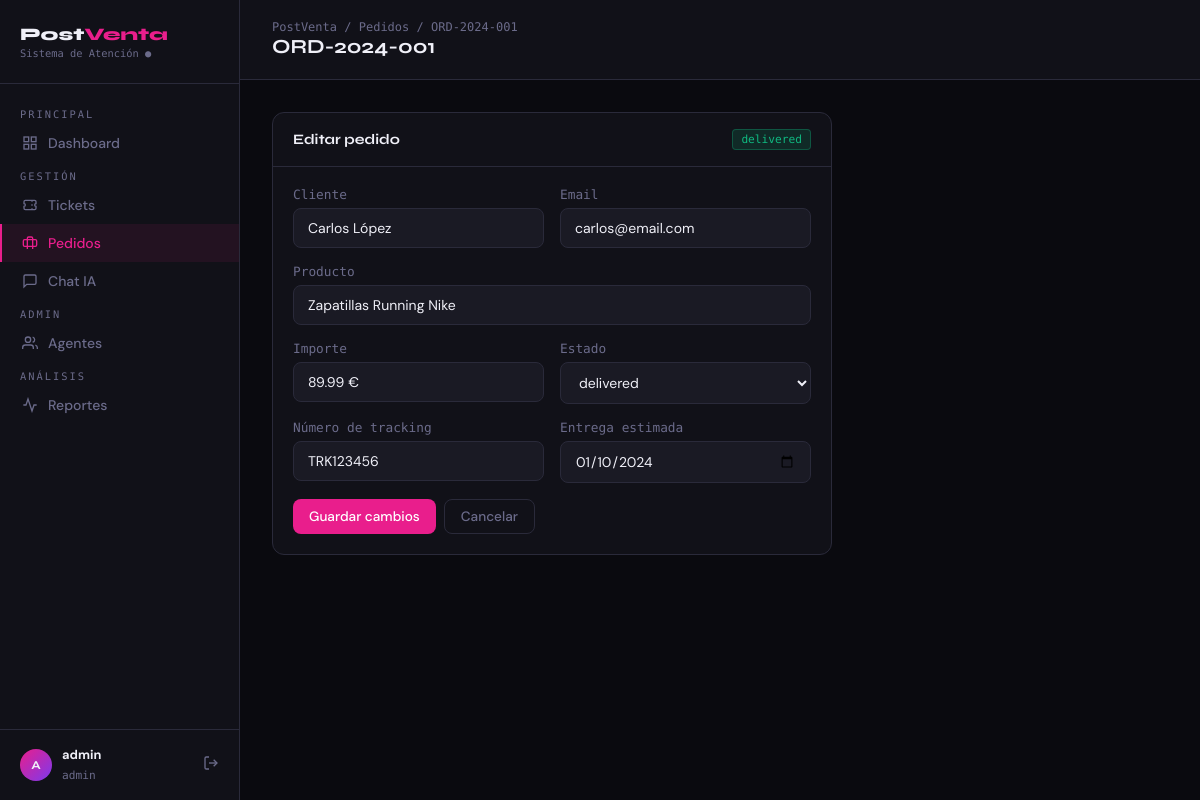
The app's page /orders/1 (signed in) with its own data.
### tables this page shows
CREATE TABLE orders (
        id INTEGER PRIMARY KEY AUTOINCREMENT,
        order_number TEXT UNIQUE NOT NULL,
        customer_name TEXT NOT NULL,
        customer_email TEXT NOT NULL,
        product TEXT NOT NULL,
        amount REAL NOT NULL,
        status TEXT DEFAULT 'processing',
        tracking_number TEXT,
        estimated_delivery TEXT,
        created_at TIMESTAMP DEFAULT CURRENT_TIMESTAMP,
        updated_at TIMESTAMP DEFAULT CURRENT_TIMESTAMP
    );

### app.py (the view)
@app.route('/orders/<int:oid>', methods=['GET','POST'])
@login_required
def order_detail(oid):
    conn = get_db()
    order = conn.execute("SELECT * FROM orders WHERE id=?", (oid,)).fetchone()
    if request.method == 'POST':
        conn.execute("UPDATE orders SET status=?,tracking_number=?,estimated_delivery=?,updated_at=CURRENT_TIMESTAMP WHERE id=?",
                     (request.form['status'], request.form.get('tracking_number',''),
                      request.form.get('estimated_delivery',''), oid))
        conn.commit()
        return redirect(url_for('orders'))
    conn.close()
    return render_template('order_detail.html', order=order)

### app.py (called while the page is built)
def get_db():
    conn = sqlite3.connect(DB)
    conn.row_factory = sqlite3.Row
    return conn

def login_required(f):
    from functools import wraps
    @wraps(f)
    def decorated(*args, **kwargs):
        if 'user_id' not in session:
            return redirect(url_for('login'))
        return f(*args, **kwargs)
    return decorated

### templates/order_detail.html (shortened to what this page needs)
{% extends "base.html" %}
{% block breadcrumb %}Pedidos / {{ order.order_number }}{% endblock %}
{% block page_title %}{{ order.order_number }}{% endblock %}
{% block content %}
<div style="max-width:560px">
<div class="card">
  <div class="card-header">
    <h3>Editar pedido</h3>
    <span class="badge badge-{{ order.status }}">{{ order.status }}</span>
  </div>
  <div class="card-body">
    <form method="POST">
      <div class="form-row">
        <div class="form-group">
          <label class="form-label">Cliente</label>
          <input class="form-control" value="{{ order.customer_name }}" disabled>
        </div>
        <div class="form-group">
          <label class="form-label">Email</label>
          <input class="form-control" value="{{ order.customer_email }}" disabled>
        </div>
      </div>
      <div class="form-group">
        <label class="form-label">Producto</label>
        <input class="form-control" value="{{ order.product }}" disabled>
      </div>
      <div class="form-row">
        <div class="form-group">
          <label class="form-label">Importe</label>
          <input class="form-control" value="{{ "%.2f"|format(order.amount) }} €" disabled>
        </div>
        <div class="form-group">
          <label class="form-label">Estado</label>
          <select class="form-control" name="status">
            {% for s in ['processing','shipped','delivered','cancelled'] %}
            <option value="{{ s }}" {{ 'selected' if order.status==s }}>{{ s }}</option>
            {% endfor %}
          </select>
        </div>
      </div>
      <div class="form-row">
        <div class="form-group">
          <label class="form-label">Número de tracking</label>
          <input class="form-control" name="tracking_number" value="{{ order.tracking_number or '' }}" placeholder="TRK123456">
        </div>
        <div class="form-group">
          <label class="form-label">Entrega estimada</label>
          <input class="form-control" type="date" name="estimated_delivery" value="{{ order.estimated_delivery or '' }}">
        </div>
      </div>
      <div class="flex gap-8">
        <button type="submit" class="btn btn-primary">Guardar cambios</button>
        <a href="{{ url_for('orders') }}" class="btn btn-ghost">Cancelar</a>
      </div>
    </form>
  </div>
</div>
</div>
{% endblock %}

### templates/base.html (style rules this page uses)
:root { --bg: #0a0a0f; --surface: #111118; --surface2: #1a1a24; --border: #2a2a3a; --accent: #e91e8c; --accent2: #7c3aed; --accent3: #00d4aa; --text: #f0f0f8; --muted: #6b6b8a; --danger: #ef4444; --warning: #f59e0b; --success: #10b981; --info: #3b82f6; --sidebar-w: 240px; }
* { margin: 0; padding: 0; box-sizing: border-box; }
body { background: var(--bg); color: var(--text); font-family: 'DM Sans', sans-serif; min-height: 100vh; display: flex; }
.card { background: var(--surface); border: 1px solid var(--border); border-radius: 12px; overflow: hidden; }
.card-header { padding: 16px 20px; border-bottom: 1px solid var(--border); display: flex; align-items: center; justify-content: space-between; }
.card-header h3 { font-family: 'Syne'; font-size: .9rem; font-weight: 700; }
.card-body { padding: 20px; }
.badge { display: inline-flex; align-items: center; gap: 4px; padding: 3px 8px; border-radius: 4px; font-size: .7rem; font-family: 'DM Mono'; font-weight: 500; white-space: nowrap; }
.badge-delivered { background: rgba(16,185,129,.15); color: var(--success); border: 1px solid rgba(16,185,129,.3); }
.btn { display: inline-flex; align-items: center; gap: 6px; padding: 8px 16px; border-radius: 8px; border: none; cursor: pointer; font-family: 'DM Sans'; font-size: .85rem; font-weight: 500; text-decoration: none; transition: all .15s; }
.btn-primary { background: var(--accent); color: white; }
.btn-ghost { background: transparent; color: var(--muted); border: 1px solid var(--border); }
.form-group { margin-bottom: 16px; }
.form-label { display: block; font-size: .8rem; font-weight: 500; margin-bottom: 6px; color: var(--muted); font-family: 'DM Mono'; }
.form-control { width: 100%; padding: 10px 14px; background: var(--surface2); border: 1px solid var(--border); border-radius: 8px; color: var(--text); font-family: 'DM Sans'; font-size: .875rem; transition: border-color .15s; }
select.form-control option { background: var(--surface2); }
.form-row { display: grid; grid-template-columns: 1fr 1fr; gap: 16px; }
.flex { display: flex; }
.gap-8 { gap: 8px; }

### records on screen
orders: order_number "ORD-2024-001", status "delivered", customer_name "Carlos López", customer_email "carlos@email.com", product "Zapatillas Running Nike", amount "89.99 €", tracking_number "TRK123456", estimated_delivery "01/10/2024"

### other values on screen
{{ session.username[0]|upper if session.username }} "A"
{{ session.username }} "admin"
{{ session.role }} "admin"
form field status "delivered"
